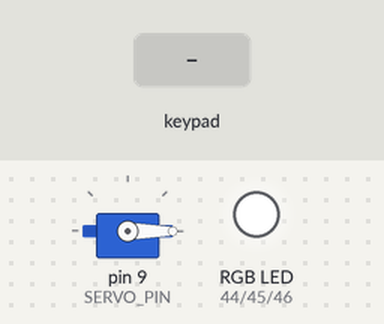
Simulated run of this sketch. Board: Arduino Mega 2560, built with avr-gcc and run on an emulated ATmega2560. On the bench: servo, an RGB LED mixed from three pins (HIGH = lit). Dashed ring = blinking. The inputs (shaded band) are chosen by the test bench. What the sketch prints to the serial monitor is not drawn.

Above: at 1.2 s.
1.3 s: keypad keys 1 2 3 4 pressed 0.4 s apart
At 2.9 s:
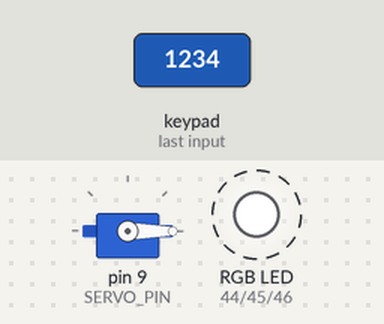
4.4 s: key '*' pressed
At 5.1 s:
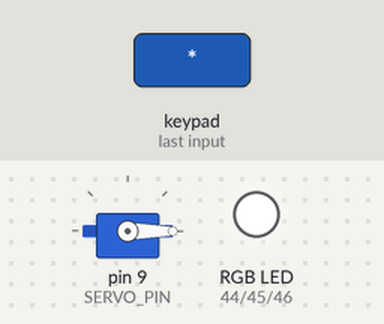
6.0 s: keypad keys 1 2 3 4 # pressed 0.4 s apart
At 8.5 s:
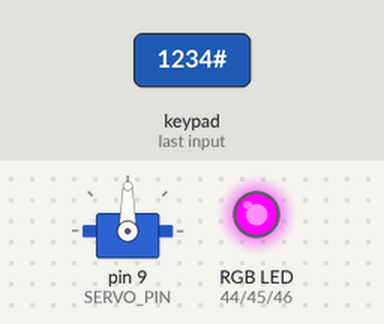
9.5 s: key '#' pressed
At 10.1 s:
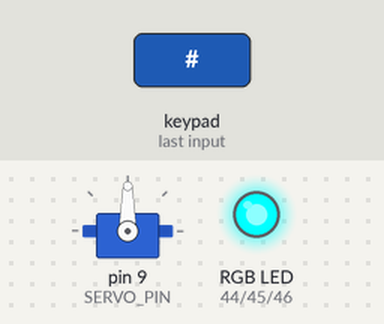
12.0 s: keypad keys 1 2 3 4 A pressed 0.4 s apart
At 12.24 s:
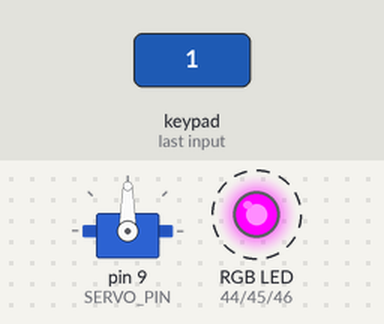
Timing chart, 0 to 15.0 s (numbered marks = the images above; inputs shaded):
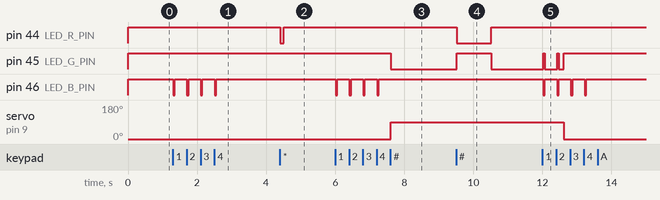

The sketch:

mega-access.ino
```cpp
/*
 * AetherNet — MEGA Access Control (cerrojo)
 * RF-2.2 + HU-01 — feature/firmware-mega-cerrojo
 * Hardware: Arduino MEGA 2560 — Keypad 4x4 + Servo MG90S + LED RGB + UART a ESP32
 * Sin relés, sin láser en esta rama. LED verde sincronizado a ventana 5s.
 *
 * Flujo HU-01: Dado bloqueada, Cuando "1234#" → Entonces servo 90°, LED verde 5s, evento ACCESS vía UART.
 */

#include <Arduino.h>
#include "src/config.h"
#include "src/led.h"
#include "src/door.h"
#include "src/keypad_control.h"
#include "src/uart_protocol.h"

void setup() {
    Serial.begin(115200);
    // Esperar Serial solo en debug USB; no bloquea si no hay host
    unsigned long t0 = millis();
    while (!Serial && millis() - t0 < 1500) { delay(10); }
    Serial.println(F("\n=== AetherNet MEGA Cerrojo RF-2.2/HU-01 ==="));

    ledInit();
    doorInit();
    uartInit();
    keypadInit();

    // Estado inicial: bloqueada, LED OFF
    // doorInit ya pone servo 0°, ledInit OFF
    sendStatusToGateway();
    Serial.println(F("MEGA Cerrojo listo — PIN MVP: 1234 | Auto-lock 5s | LED verde sincronizado"));
    Serial.println(F("Teclas: # envía, * borra, A-D ignoradas"));
}

void loop() {
    handleKeypad();
    handleDoorAutoLock();
    updateLed();
    handleGatewayUart();
    sendPeriodicStatus();
}
```

door.cpp
```cpp
#include "door.h"
#include "config.h"
#include "led.h"
#include <Servo.h>

static Servo doorServo;
static bool doorUnlocked = false;
static unsigned long doorUnlockTime = 0;

void doorInit() {
    doorServo.attach(SERVO_PIN);
    doorServo.write(SERVO_LOCKED);
    doorUnlocked = false;
    // LED se inicializa en ledInit(); aquí solo aseguramos estado coherente
}

void unlockDoor() {
    doorServo.write(SERVO_UNLOCKED);
    doorUnlocked = true;
    doorUnlockTime = millis();
    setLedMode(LedMode::GREEN_UNLOCKED);
    Serial.println(F("Door UNLOCKED (90°)"));
}

void lockDoor() {
    doorServo.write(SERVO_LOCKED);
    doorUnlocked = false;
    setLedMode(LedMode::OFF);
    Serial.println(F("Door LOCKED (0°)"));
}

void handleDoorAutoLock() {
    if (doorUnlocked && (millis() - doorUnlockTime >= DOOR_AUTO_LOCK_MS)) {
        lockDoor();
    }
}

bool isDoorUnlocked() {
    return doorUnlocked;
}
```

door.h
```cpp
#pragma once
/*
 * door.h — Servo MG90S cerrojo RF-2.2 / HU-01
 * 0° bloqueada, 90° desbloqueada, auto-lock 5000ms.
 */

#include <Arduino.h>

void doorInit();
void unlockDoor();
void lockDoor();
void handleDoorAutoLock();
bool isDoorUnlocked();
```

led.cpp
```cpp
#include "led.h"
#include "config.h"
#include "door.h"

static LedMode currentMode = LedMode::OFF;
static LedMode previousPersistentMode = LedMode::OFF;
static unsigned long modeStartMs = 0;
static unsigned long modeDurationMs = 0;

void ledInit() {
    pinMode(LED_R_PIN, OUTPUT);
    pinMode(LED_G_PIN, OUTPUT);
    pinMode(LED_B_PIN, OUTPUT);
    setLedColor(0, 0, 0);
    currentMode = LedMode::OFF;
    previousPersistentMode = LedMode::OFF;
}

void setLedColor(uint8_t r, uint8_t g, uint8_t b) {
#ifdef LED_COMMON_ANODE
    // Ánodo común: invertir PWM (0 = brillo máximo, 255 = apagado)
    analogWrite(LED_R_PIN, 255 - r);
    analogWrite(LED_G_PIN, 255 - g);
    analogWrite(LED_B_PIN, 255 - b);
#else
    analogWrite(LED_R_PIN, r);
    analogWrite(LED_G_PIN, g);
    analogWrite(LED_B_PIN, b);
#endif
}

static void applyMode(LedMode m) {
    switch (m) {
        case LedMode::OFF:              setLedColor(0, 0, 0); break;
        case LedMode::GREEN_UNLOCKED:   setLedColor(0, 255, 0); break;
        case LedMode::RED_FAIL:
        case LedMode::RED_CLEAR:        setLedColor(255, 0, 0); break;
        case LedMode::BLUE_TAP:         setLedColor(0, 0, 255); break;
    }
}

void setLedMode(LedMode mode) {
    // Modos persistentes (OFF / GREEN_UNLOCKED) no usan timer; los transitorios sí.
    if (mode == LedMode::GREEN_UNLOCKED || mode == LedMode::OFF) {
        currentMode = mode;
        previousPersistentMode = mode;
        modeDurationMs = 0;
        applyMode(mode);
        return;
    }
    // Modo transitorio: guarda el persistente para restaurar
    if (currentMode == LedMode::GREEN_UNLOCKED || currentMode == LedMode::OFF) {
        previousPersistentMode = currentMode;
    }
    currentMode = mode;
    modeStartMs = millis();
    if (mode == LedMode::RED_FAIL) modeDurationMs = LED_RED_FAIL_MS;
    else if (mode == LedMode::BLUE_TAP) modeDurationMs = LED_BLUE_TAP_MS;
    else if (mode == LedMode::RED_CLEAR) modeDurationMs = LED_CLEAR_FLASH_MS;
    else modeDurationMs = 0;
    applyMode(mode);
}

void updateLed() {
    // Sincronización con puerta: si está desbloqueada y no hay overlay transitorio, forzar verde
    bool unlocked = isDoorUnlocked();
    LedMode expectedPersistent = unlocked ? LedMode::GREEN_UNLOCKED : LedMode::OFF;

    // Si estamos en modo transitorio y ya venció, restaurar el persistente esperado
    if (modeDurationMs > 0 && (millis() - modeStartMs >= modeDurationMs)) {
        // Transitorio vencido
        currentMode = expectedPersistent;
        previousPersistentMode = expectedPersistent;
        modeDurationMs = 0;
        applyMode(currentMode);
        return;
    }
    // Si estamos en modo persistente pero la puerta cambió de estado, reflejarlo
    // Solo si no estamos en overlay transitorio
    if (modeDurationMs == 0 && currentMode != expectedPersistent) {
        // No pisar un transitorio activo
        if (currentMode == LedMode::GREEN_UNLOCKED || currentMode == LedMode::OFF) {
            currentMode = expectedPersistent;
            previousPersistentMode = expectedPersistent;
            applyMode(currentMode);
        }
    }
}

bool isDoorUnlockedLed() {
    return isDoorUnlocked();
}
```

led.h
```cpp
#pragma once
/*
 * led.h — Control LED RGB local no bloqueante
 * HU-01: verde mientras puerta desbloqueada (5s), rojo 1s en fallo, azul 50ms por dígito.
 */

#include <Arduino.h>

enum class LedMode : uint8_t {
    OFF,
    GREEN_UNLOCKED,  // verde sólido mientras doorUnlocked (sincronizado a DOOR_AUTO_LOCK_MS)
    RED_FAIL,        // fallo PIN
    BLUE_TAP,        // dígito pulsado
    RED_CLEAR        // '*' borrado
};

void ledInit();
void setLedColor(uint8_t r, uint8_t g, uint8_t b);
// Llamar tras cambios de estado; updateLed() en loop restaura tras timers
void setLedMode(LedMode mode);
void updateLed();
// Helpers consultados por otros módulos
bool isDoorUnlockedLed(); // solo para debug, el estado real vive en door.h
```

uart_protocol.cpp
```cpp
#include "uart_protocol.h"
#include "config.h"
#include "door.h"
#include "keypad_control.h"
#include <ArduinoJson.h>

static unsigned long lastStatusMs = 0;

void uartInit() {
    GATEWAY_SERIAL.begin(GATEWAY_BAUD);
    lastStatusMs = millis();
}

void handleGatewayUart() {
    while (GATEWAY_SERIAL.available()) {
        String line = GATEWAY_SERIAL.readStringUntil('\n');
        line.trim();
        if (line.length() == 0) continue;
        processGatewayCommand(line);
    }
}

void processGatewayCommand(const String& cmd) {
    // Formato: CMD:TYPE:PARAMS  |  CMD:STATUS sin params
    if (!cmd.startsWith(F("CMD:"))) return;

    int firstColon = cmd.indexOf(':');
    int secondColon = cmd.indexOf(':', firstColon + 1);
    String type;
    String params;
    if (secondColon < 0) {
        // CMD:STATUS sin segundo ':'
        type = cmd.substring(firstColon + 1);
        params = "";
    } else {
        type = cmd.substring(firstColon + 1, secondColon);
        params = cmd.substring(secondColon + 1);
    }

    if (type == "ACCESS") {
        StaticJsonDocument<128> doc;
        DeserializationError err = deserializeJson(doc, params);
        if (!err && doc.containsKey("pin")) {
            String pin = doc["pin"].as<String>();
            pin.trim();
            processPinAttempt(pin);
        } else {
            Serial.print(F("CMD:ACCESS bad json: "));
            Serial.println(params);
        }
    } else if (type == "STATUS") {
        sendStatusToGateway();
    } else {
        // RELAY/LASER eliminados en esta rama — ignorar silenciosamente
        Serial.print(F("CMD ignored (unknown type): "));
        Serial.println(type);
    }
}

void sendAccessEvent(const String& jsonPayload) {
    GATEWAY_SERIAL.print(F("ACCESS:"));
    GATEWAY_SERIAL.println(jsonPayload);
    // Debug USB para confirmar TX
    Serial.print(F("[UART TX] ACCESS:"));
    Serial.println(jsonPayload);
}

void sendStatusToGateway() {
    StaticJsonDocument<256> doc;
    doc["door_locked"] = !isDoorUnlocked();
    doc["laser_armed"] = false; // reservado para mega-laser, fijo false aquí
    doc["free_ram"] = freeMemory();
    doc["uptime_ms"] = millis();

    String payload;
    serializeJson(doc, payload);
    GATEWAY_SERIAL.print(F("STATUS:"));
    GATEWAY_SERIAL.println(payload);
}

void sendPeriodicStatus() {
    unsigned long now = millis();
    if (now - lastStatusMs >= STATUS_INTERVAL_MS) {
        sendStatusToGateway();
        lastStatusMs = now;
    }
}

int freeMemory() {
    extern int __heap_start, *__brkval;
    int v;
    return (int)&v - (__brkval == 0 ? (int)&__heap_start : (int)__brkval);
}
```

uart_protocol.h
```cpp
#pragma once
/*
 * uart_protocol.h — UART hacia Gateway ESP32
 * TX: ACCESS: / STATUS:    RX: CMD:*
 * Throttled STATUS cada STATUS_INTERVAL_MS (5s).
 */

#include <Arduino.h>

void uartInit();
void handleGatewayUart();
void processGatewayCommand(const String& cmd);
void sendAccessEvent(const String& jsonPayload);
void sendStatusToGateway();
void sendPeriodicStatus();

// helper AVR
int freeMemory();
```

config.h
```cpp
#pragma once
/*
 * AetherNet MEGA — config.h
 * RF-2.2 + HU-01 (feature/firmware-mega-cerrojo)
 * MVP Sprint 2 — sin relés, sin láser en esta rama.
 *
 * Origen: docs/requirements.md:22 RF-2.2, HU-01 BDD Dado/Cuando/Entonces
 *         docs/hardware-inventory.md:9 LED local
 *         docs/prd.md §6 Contingencia Edge
 */

#include <Arduino.h>

// ---------------------------------------------------------------------------
// PINOUT — Arduino MEGA 2560
// ---------------------------------------------------------------------------
// Keypad 4x4 — transpose fix 2026-08-26: cableado físico invierte filas/columnas
// Observado: (0,1)=2 -> '4' etc = transpose, se corrige invirtiendo ROW/COL
static const byte ROW_PINS[4] = {30, 32, 34, 36};
static const byte COL_PINS[4] = {22, 24, 26, 28};

// Servo MG90S — cerrojo
#define SERVO_PIN 9
static const int SERVO_LOCKED = 0;     // 0° = bloqueada
static const int SERVO_UNLOCKED = 90;  // 90° = desbloqueada (HU-01)

// LED RGB local — feedback inmediato sin red (hardware-inventory.md:9)
// Hardware real: ánodo común (common anode) — cátodos a 44/45/46 vía 220Ω a GND
// Lógica invertida: LOW enciende, HIGH apaga (255 - valor)
#define LED_R_PIN 44
#define LED_G_PIN 45
#define LED_B_PIN 46
#define LED_COMMON_ANODE true

// Láser KY-008 — reservado para feature/firmware-mega-laser (RF-2.3, HU-02)
// Se define para no perder el pinout, pero NO se usa en esta rama.
// #define LASER_TX_PIN 8
// #define LASER_RX_PIN 7

// UART hacia Gateway ESP32 — MEGA Serial2: TX=16, RX=17 (baud 38400 estable, divisor 5V->3.3V en TX)
#define GATEWAY_SERIAL Serial2
#define GATEWAY_BAUD 38400

// ---------------------------------------------------------------------------
// PARÁMETROS LÓGICOS — RF-2.2 / HU-01
// ---------------------------------------------------------------------------
// PIN MVP hardcodeado — MOV-04 migrará a EEPROM/multijuario
static const char VALID_PIN[] = "1234";  // hasta 6 dígitos (buffer limita)
static const uint8_t PIN_MAX_LEN = 6;

// Ventana de desbloqueo — sincronizada con LED verde
static const unsigned long DOOR_AUTO_LOCK_MS = 5000;  // 5 s

// UART
static const unsigned long STATUS_INTERVAL_MS = 5000;  // throttled, antes 100ms spam

// Keypad
static const unsigned long KEYPAD_DEBOUNCE_MS = 50;
static const unsigned long KEYPAD_HOLD_MS = 500;

// LED timings no bloqueantes
static const unsigned long LED_RED_FAIL_MS = 1000;   // PIN erróneo
static const unsigned long LED_BLUE_TAP_MS = 50;     // feedback dígito
static const unsigned long LED_CLEAR_FLASH_MS = 100; // '*' borra
```

keypad_control.cpp
```cpp
#include "keypad_control.h"
#include "config.h"
#include "door.h"
#include "led.h"
#include "uart_protocol.h"
#include <Keypad.h>
#include <ArduinoJson.h>

// Keypad wiring
static char keys[4][4] = {
    {'1','2','3','A'},
    {'4','5','6','B'},
    {'7','8','9','C'},
    {'*','0','#','D'}
};
static Keypad keypad = Keypad(makeKeymap(keys), (byte*)ROW_PINS, (byte*)COL_PINS, 4, 4);

// Buffer de PIN ingresado
static String inputBuffer = "";

void keypadInit() {
    keypad.setDebounceTime(KEYPAD_DEBOUNCE_MS);
    keypad.setHoldTime(KEYPAD_HOLD_MS);
}

void handleKeypad() {
    char key = keypad.getKey();
    if (!key) return;

    // DEBUG mapeo: imprime crudo siempre para validar cableado
    Serial.print(F("[KEY RAW] '"));
    Serial.print(key);
    Serial.print(F("' code="));
    Serial.print((int)key);
    Serial.println(F(""));

    if (key == '#') {
        // DEBUG: muestra buffer antes de procesar (temporal para validar mapeo)
        Serial.print(F("[PIN DBG] buffer='"));
        Serial.print(inputBuffer);
        Serial.print(F("' len="));
        Serial.print(inputBuffer.length());
        Serial.println(F(""));
        processPinAttempt(inputBuffer);
        inputBuffer = "";
    } else if (key == '*') {
        inputBuffer = "";
        setLedMode(LedMode::RED_CLEAR);
        Serial.println(F("Input cleared (*)"));
    } else if (isDigit(key)) {
        if (inputBuffer.length() < PIN_MAX_LEN) {
            inputBuffer += key;
            setLedMode(LedMode::BLUE_TAP);
            Serial.print(F("Key pressed: * (len="));
            Serial.print(inputBuffer.length());
            Serial.println(F(")"));
        } else {
            Serial.println(F("PIN buffer full (6) — digit ignored"));
        }
    } else {
        // A, B, C, D explícitamente ignoradas (requisito)
        Serial.print(F("Key ignored (A-D): "));
        Serial.println(key);
    }
}

void processPinAttempt(const String& pin) {
    bool success = (pin == String(VALID_PIN));

    if (success) {
        unlockDoor(); // pone LED verde y timer 5s
    } else {
        // Si la puerta ya estaba desbloqueada, mantener verde tras el flash rojo.
        // setLedMode(RED_FAIL) hará overlay 1s y updateLed() restaurará verde/OFF.
        setLedMode(LedMode::RED_FAIL);
        Serial.print(F("PIN attempt FAILED (len="));
        Serial.print(pin.length());
        Serial.println(F(")"));
    }

    // Evento hacia Gateway — JSON sin PIN claro, solo hash
    StaticJsonDocument<256> doc;
    doc["user_id"] = "keypad_user";
    doc["pin_hash"] = hashPin(pin);
    doc["success"] = success;
    doc["timestamp"] = millis();
    doc["source"] = "keypad";

    String payload;
    serializeJson(doc, payload);
    sendAccessEvent(payload);

    Serial.print(F("PIN attempt: len="));
    Serial.print(pin.length());
    Serial.print(F(" -> "));
    Serial.println(success ? F("GRANTED") : F("DENIED"));
}

String hashPin(const String& pin) {
    // djb2 — no criptográfico, solo para log sin exponer PIN
    unsigned long hash = 5381;
    for (size_t i = 0; i < pin.length(); i++) {
        hash = ((hash << 5) + hash) + (uint8_t)pin[i];
    }
    String out;
    out.reserve(8);
    out = String(hash, HEX);
    return out;
}
```

keypad_control.h
```cpp
#pragma once
/*
 * keypad_control.h — RF-2.2 keypad 4x4 no bloqueante, buffer hasta 6 dígitos.
 * '#' envía, '*' borra, A-D ignoradas explícitamente.
 */

#include <Arduino.h>

void keypadInit();
void handleKeypad();
// Llamado por keypad y por comando UART CMD:ACCESS
void processPinAttempt(const String& pin);
String hashPin(const String& pin);
```

Measured:
- after the input at 1.3 s, pin 46 (LED_B_PIN): alternates HIGH for 0.35 s and LOW for 0.05 s, 8 changes in all, then stays HIGH, starting at once
- after the input at 4.4 s, pin 44 (LED_R_PIN): HIGH → LOW at once, → HIGH 0.10 s later
- after the input at 6.0 s, pin 45 (LED_G_PIN): HIGH → LOW after 1.6 s; pin 46 (LED_B_PIN): alternates HIGH for 0.35 s and LOW for 0.05 s, 8 changes in all, then stays HIGH, starting at once; servo on pin 9 (SERVO_PIN): 0° → 90° after 1.6 s
- after the input at 9.5 s, pin 44 (LED_R_PIN): HIGH → LOW at once, → HIGH 1.0 s later; pin 45 (LED_G_PIN): LOW → HIGH at once, → LOW 1.0 s later
- after the input at 12.0 s, pin 46 (LED_B_PIN): alternates HIGH for 0.35 s and LOW for 0.05 s, 8 changes in all, then stays HIGH, starting at once
